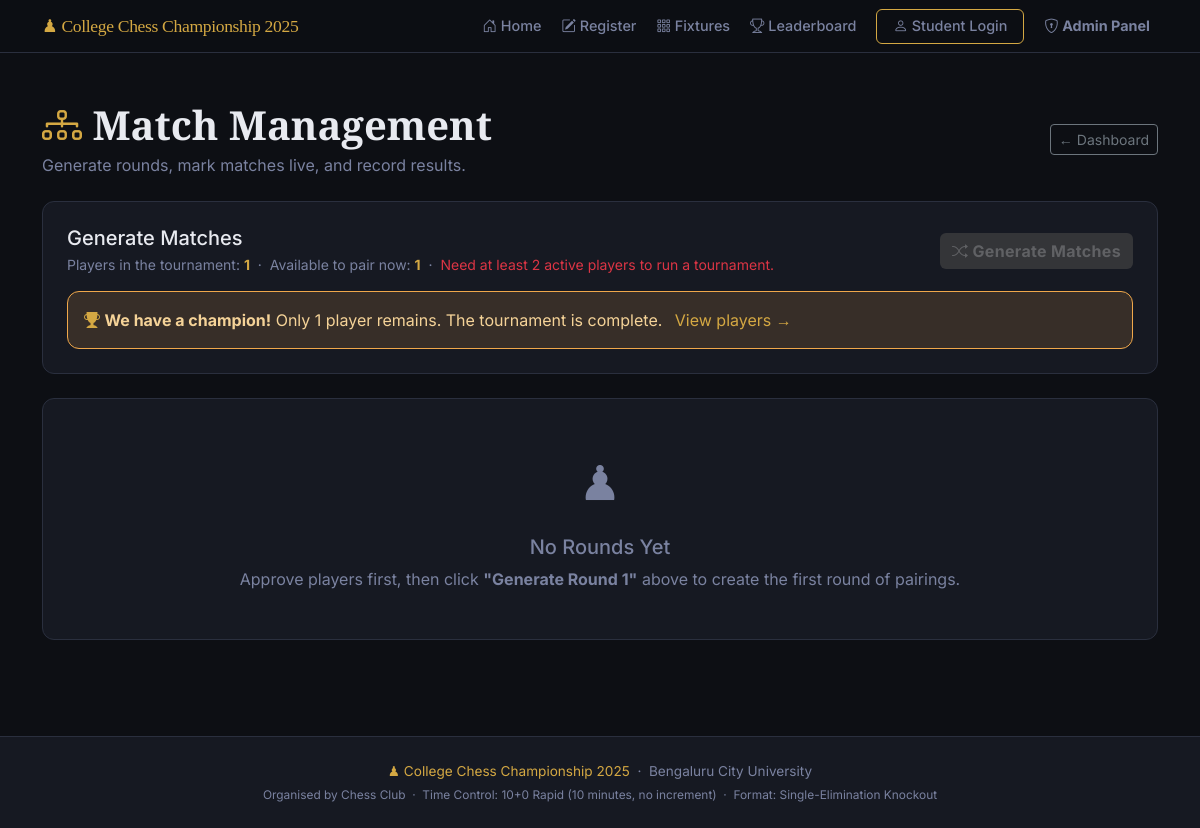
The app's page /admin/matches (signed in), older data.
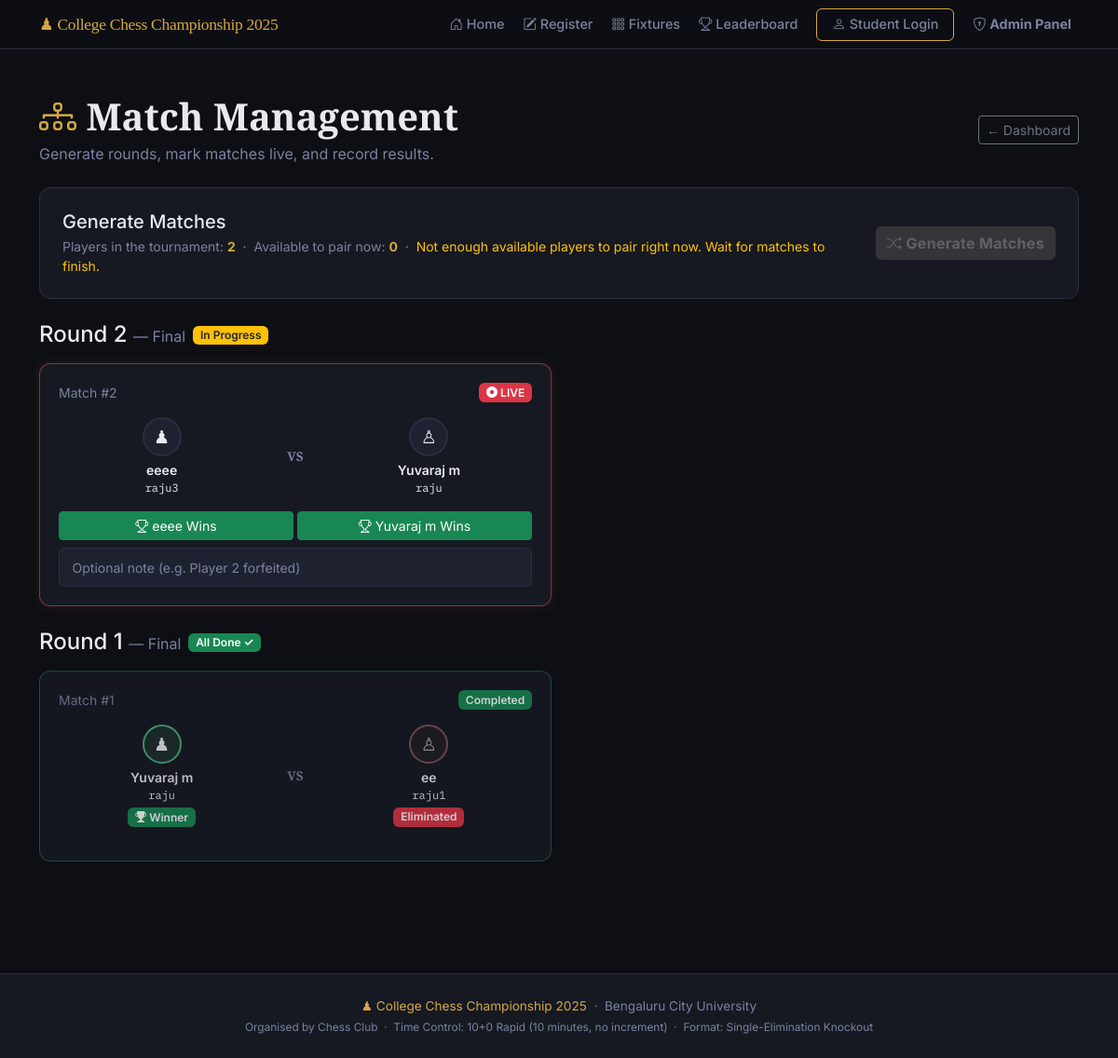
The same page, newer data.
### models.py (models this page shows, shortened)
class Match(db.Model):
    __tablename__ = "matches"
    id = db.Column(db.Integer, primary_key=True)
    round_number = db.Column(db.Integer, nullable=False)   # 1 = Round 1, 2 = QF, etc.
    round_label  = db.Column(db.String(50), nullable=True) # e.g. "Quarter-Final"
    player1_id = db.Column(db.Integer, db.ForeignKey("players.id"), nullable=False)
    player2_id = db.Column(db.Integer, db.ForeignKey("players.id"), nullable=True)
    winner_id = db.Column(db.Integer, db.ForeignKey("players.id"), nullable=True)
    status = db.Column(db.String(20), default="pending", nullable=False)
    created_at   = db.Column(db.DateTime, default=datetime.utcnow)
    completed_at = db.Column(db.DateTime, nullable=True)
    board_state   = db.Column(db.Text, nullable=True)       # JSON string of 8x8 board
    move_history  = db.Column(db.Text, default='[]')         # JSON array of move notations
    last_move     = db.Column(db.String(20), nullable=True)  # Last move in algebraic notation
    current_turn  = db.Column(db.String(10), default='white') # 'white' or 'black'
    move_count    = db.Column(db.Integer, default=0)          # Total moves played
    notes = db.Column(db.String(300), nullable=True)
    @property
    def is_bye(self):
        return self.player2_id is None

class Player(db.Model):
    __tablename__ = "players"
    id = db.Column(db.Integer, primary_key=True)
    full_name      = db.Column(db.String(100), nullable=False)
    roll_number    = db.Column(db.String(50),  unique=True, nullable=False)
    chess_username = db.Column(db.String(50),  unique=True, nullable=False)
    whatsapp       = db.Column(db.String(20),  nullable=False)
    registered_at = db.Column(db.DateTime, default=datetime.utcnow)
    is_approved   = db.Column(db.Boolean, default=False)   # Admin must approve
    is_eliminated = db.Column(db.Boolean, default=False)   # Set True after a loss
    wins      = db.Column(db.Integer, default=0)   # Total match wins
    losses    = db.Column(db.Integer, default=0)   # Total match losses
    points    = db.Column(db.Integer, default=0)   # 1 per win, used for ranking
    bye_count = db.Column(db.Integer, default=0)   # Number of byes received
    matches_as_p1 = db.relationship(
        "Match", foreign_keys="Match.player1_id",
        backref="player1", lazy="dynamic"
    )
    matches_as_p2 = db.relationship(
        "Match", foreign_keys="Match.player2_id",
        backref="player2", lazy="dynamic"
    )
    matches_won = db.relationship(
        "Match", foreign_keys="Match.winner_id",
        backref="winner", lazy="dynamic"
    )

### app.py (the view)
    @app.route("/admin/matches")
    @admin_required
    def admin_matches():
        max_round = db.session.query(db.func.max(Match.round_number)).scalar() or 0
        rounds_data = []
        for r in range(1, max_round + 1):
            matches_in_round = Match.query.filter_by(round_number=r)\
                                         .order_by(Match.id).all()
            all_done = all(m.status in ("completed", "bye") for m in matches_in_round)
            rounds_data.append({
                "round_number": r,
                "matches":      matches_in_round,
                "all_done":     all_done,
            })
        active_matches = Match.query.filter(Match.status.in_(["pending", "in_progress"])).all()
        busy_player_ids = set()
        for m in active_matches:
            if m.player1_id: busy_player_ids.add(m.player1_id)
            if m.player2_id: busy_player_ids.add(m.player2_id)
        if busy_player_ids:
            available_players_count = Player.query.filter(
                Player.is_approved == True,
                Player.is_eliminated == False,
                Player.id.notin_(busy_player_ids)
            ).count()
        else:
            available_players_count = Player.query.filter_by(is_approved=True, is_eliminated=False).count()
        can_generate = available_players_count >= 2
        return render_template(
            "admin_matches.html",
            rounds_data       = rounds_data,
            current_round     = max_round,
            active_players    = Player.query.filter_by(is_approved=True, is_eliminated=False).count(),
            available_players = available_players_count,
            can_generate      = can_generate,
        )

### templates/admin_matches.html (shortened to what the changed rows need)
{% extends "base.html" %}
{% block content %}
<section class="py-5">
  <div class="container">
    <div class="d-flex justify-content-between align-items-center mb-4">
      <div>
        <h1 class="chess-section-title mb-1">
          <i class="bi bi-diagram-3 chess-gold"></i> Match Management
        </h1>
      </div>
    </div>
    <div class="chess-card mb-4">
      <div class="row align-items-center">
        <div class="col">
          <p class="text-muted mb-0 small">
            Players in the tournament: <strong class="chess-gold">{{ active_players }}</strong>
            &nbsp;·&nbsp;
            Available to pair now: <strong class="chess-gold">{{ available_players }}</strong>
            &nbsp;·&nbsp;
            {% if can_generate %}
              <span class="text-success">Ready to pair!</span>
            {% elif active_players < 2 %}
              <span class="text-danger">Need at least 2 active players to run a tournament.</span>
            {% else %}
              <span class="text-warning">
                Not enough available players to pair right now. Wait for matches to finish.
              </span>
            {% endif %}
          </p>
        </div>
        <div class="col-auto">
        </div>
      </div>
      {% if active_players == 1 %}
        <div class="alert alert-warning mt-3 mb-0">
          <i class="bi bi-trophy-fill chess-gold"></i>
          <strong>We have a champion!</strong>
          Only 1 player remains. The tournament is complete.
          <a href="{{ url_for('admin_players') }}" class="chess-link ms-2">
            View players →
          </a>
        </div>
      {% endif %}
    </div>
    {% if rounds_data %}
      {% for round_info in rounds_data | reverse %}
        <div class="mb-4">
          <div class="d-flex align-items-center gap-2 mb-3">
            <h4 class="mb-0">
              Round {{ round_info.round_number }}
              {% if round_info.matches %}
                <span class="text-muted fw-normal fs-6">
                  — {{ round_info.matches[0].round_label or '' }}
                </span>
              {% endif %}
            </h4>
            {% if round_info.all_done %}
              <span class="badge bg-success">All Done ✓</span>
            {% else %}
              <span class="badge bg-warning text-dark">In Progress</span>
            {% endif %}
          </div>
          <div class="row g-3">
            {% for match in round_info.matches %}
              <div class="col-md-6">
                <div class="chess-admin-match-card
                  {{ 'completed' if match.status == 'completed' }}
                  {{ 'live' if match.status == 'in_progress' }}
                  {{ 'bye' if match.status == 'bye' }}
                ">
                  <div class="d-flex justify-content-between align-items-center mb-3">
                    <span class="small text-muted">Match #{{ match.id }}</span>
                    {% if match.status == "pending" %}
                      <span class="badge bg-warning text-dark">Pending</span>
                    {% elif match.status == "in_progress" %}
                      <span class="badge bg-danger">
                        <i class="bi bi-record-circle-fill"></i> LIVE
                      </span>
                    {% elif match.status == "completed" %}
                      <span class="badge bg-success">Completed</span>
                    {% elif match.status == "bye" %}
                      <span class="badge bg-secondary">BYE</span>
                    {% endif %}
                  </div>
                  <div class="row text-center mb-3">
                    <div class="col">
                      <div class="chess-mini-avatar
                        {{ 'winner' if match.winner_id == match.player1_id and match.status in ('completed','bye') }}
                        {{ 'loser'  if match.winner_id == match.player2_id and match.status == 'completed' }}
                      ">♟</div>
                      <div class="small fw-semibold mt-1">{{ match.player1.full_name }}</div>
                      <div class="chess-mono" style="font-size:0.75rem;">
                        {{ match.player1.chess_username }}
                      </div>
                      {% if match.winner_id == match.player1_id and match.status in ('completed','bye') %}
                        <span class="badge bg-success mt-1">
                          <i class="bi bi-trophy-fill"></i> Winner
                        </span>
                      {% elif match.winner_id == match.player2_id and match.status == 'completed' %}
                        <span class="badge bg-danger mt-1">Eliminated</span>
                      {% endif %}
                    </div>
                    <div class="col-auto d-flex align-items-center">
                      <span class="chess-vs-small">VS</span>
                    </div>
                    <div class="col">
                      {% if match.is_bye %}
                        <div class="chess-mini-avatar bye">🎖</div>
                        <div class="small fw-semibold mt-1">BYE</div>
                        <div class="chess-mono text-muted" style="font-size:0.75rem;">—</div>
                      {% else %}
                        <div class="chess-mini-avatar
                          {{ 'winner' if match.winner_id == match.player2_id and match.status == 'completed' }}
                          {{ 'loser'  if match.winner_id == match.player1_id and match.status == 'completed' }}
                        ">♙</div>
                        <div class="small fw-semibold mt-1">{{ match.player2.full_name }}</div>
                        <div class="chess-mono" style="font-size:0.75rem;">
                          {{ match.player2.chess_username }}
                        </div>
                        {% if match.winner_id == match.player2_id and match.status == 'completed' %}
                          <span class="badge bg-success mt-1">
                            <i class="bi bi-trophy-fill"></i> Winner
                          </span>
                        {% elif match.winner_id == match.player1_id and match.status == 'completed' %}
                          <span class="badge bg-danger mt-1">Eliminated</span>
                        {% endif %}
                      {% endif %}
                    </div>
                  </div>
                  {% if match.status in ("pending", "in_progress") and not match.is_bye %}
                    <form method="POST"
                          action="{{ url_for('admin_set_result', match_id=match.id) }}"
                          class="mt-2">
                      <div class="row g-1 mb-2">
                        <div class="col">
                          <button type="submit" name="winner" value="player1"
                                  class="btn btn-success btn-sm w-100"
                                  onclick="return confirm('{{ match.player1.full_name }} wins?')">
                            <i class="bi bi-trophy"></i>
                            {{ match.player1.full_name | truncate(12) }} Wins
                          </button>
                        </div>
                        <div class="col">
                          <button type="submit" name="winner" value="player2"
                                  class="btn btn-success btn-sm w-100"
                                  onclick="return confirm('{{ match.player2.full_name }} wins?')">
                            <i class="bi bi-trophy"></i>
                            {{ match.player2.full_name | truncate(12) }} Wins
                          </button>
                        </div>
                      </div>
                      <input type="text" name="notes" class="form-control form-control-sm chess-input"
                             placeholder="Optional note (e.g. Player 2 forfeited)" />
                    </form>
                  {% endif %}
                </div>
              </div>
            {% endfor %}
          </div>
        </div>
      {% endfor %}
    {% else %}
      <div class="chess-card text-center py-5 text-muted">
        <div style="font-size:3rem;">♟</div>
        <h5 class="mt-3">No Rounds Yet</h5>
        <p class="mb-0">
          Approve players first, then click <strong>"Generate Round 1"</strong> above
          to create the first round of pairings.
        </p>
      </div>
    {% endif %}
  </div>
</section>
{% endblock %}

Row changes from the older to the newer data that the page shows:
added Match: round_label "Final", id "2", status "in_progress" (drawn), player1.full_name "eeee", player1.chess_username "raju3", player2.full_name "Yuvaraj m", player2.chess_username "raju"
added Match: round_label "Final", id "1", status "Completed", player1.full_name "Yuvaraj m", player1.chess_username "raju", player2.full_name "ee", player2.chess_username "raju1"
Text that changed along with them:
{{ active_players }}: "1" → "2"
{{ available_players }}: "1" → "0"
text no longer shown: "Need at least 2 active players to run a tournament. We have a champion! Only 1 player remains. The tournament is complete. View players → ♟ No Rounds Yet Approve players first, then click \"Generate Round 1\" above to create the first round of pairings."
text now shown: "Not enough available players to pair right now. Wait for matches to finish."
new list line: "Round 2 — In Progress"
new list line: "Round 1 — All Done ✓"
